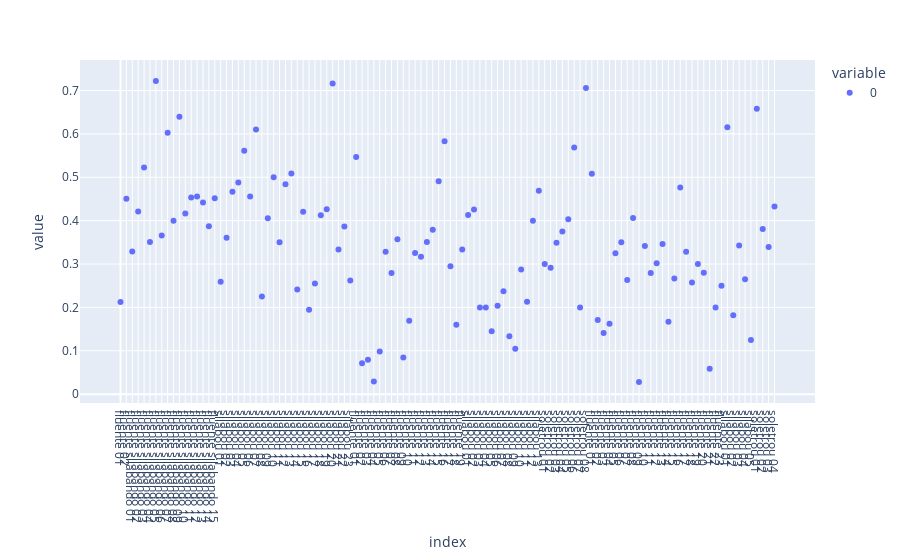

The notebook cell this image was saved under:
### Code cell
fig = px.scatter(letras)
fig.update_layout(
    xaxis = dict(
        tickvals = np.arange(112),
        ticktext = rotul
    )
)
fig.show()

### Figure 1 — Plotly figure (JSON) as saved in the notebook; plotly's stock layout.template omitted (floating-point values rounded to 4 significant figures)
{"data": [{"hovertemplate": "variable=0<br>index=%{x}<br>value=%{y}<extra></extra>", "legendgroup": "0", "marker": {"color": "#636efa", "symbol": "circle"}, "mode": "markers", "name": "0", "orientation": "v", "showlegend": true, "type": "scatter", "x": [0, 1, 2, 3, 4, 5, 6, 7, 8, 9, 10, 11, 12, 13, 14, 15, 16, 17, 18, 19, 20, 21, 22, 23, 24, 25, 26, 27, 28, 29, 30, 31, 32, 33, 34, 35, 36, 37, 38, 39, 40, 41, 42, 43, 44, 45, 46, 47, 48, 49, 50, 51, 52, 53, 54, 55, 56, 57, 58, 59, 60, 61, 62, 63, 64, 65, 66, 67, 68, 69, 70, 71, 72, 73, 74, 75, 76, 77, 78, 79, 80, 81, 82, 83, 84, 85, 86, 87, 88, 89, 90, 91, 92, 93, 94, 95, 96, 97, 98, 99, 100, 101, 102, 103, 104, 105, 106, 107, 108, 109, 110, 111], "xaxis": "x", "y": [0.2125, 0.4507, 0.3291, 0.4211, 0.5224, 0.3506, 0.7222, 0.3659, 0.6027, 0.4, 0.6393, 0.4167, 0.4531, 0.4556, 0.4421, 0.3871, 0.4516, 0.2593, 0.3607, 0.4667, 0.4878, 0.5614, 0.4559, 0.6102, 0.225, 0.4054, 0.5, 0.35, 0.4839, 0.5088, 0.2414, 0.4203, 0.1944, 0.2549, 0.4127, 0.4262, 0.7164, 0.3333, 0.3867, 0.2621, 0.5469, 0.07143, 0.07937, 0.02899, 0.09859, 0.3281, 0.2791, 0.3571, 0.08475, 0.1695, 0.3256, 0.3167, 0.3509, 0.3793, 0.4909, 0.5833, 0.2951, 0.16, 0.3333, 0.413, 0.4255, 0.2, 0.2, 0.1449, 0.2037, 0.2373, 0.1333, 0.1045, 0.2877, 0.2131, 0.4, 0.4688, 0.3, 0.2917, 0.3492, 0.375, 0.4032, 0.5686, 0.2, 0.7059, 0.5079, 0.1707, 0.141, 0.1625, 0.325, 0.35, 0.2632, 0.4062, 0.02778, 0.3418, 0.2791, 0.3016, 0.3462, 0.1667, 0.2667, 0.4762, 0.3286, 0.2576, 0.3, 0.28, 0.05882, 0.2, 0.25, 0.6154, 0.1818, 0.3425, 0.2647, 0.125, 0.6582, 0.381, 0.339, 0.4328], "yaxis": "y"}], "layout": {"legend": {"title": {"text": "variable"}, "tracegroupgap": 0}, "margin": {"t": 60}, "xaxis": {"anchor": "y", "domain": [0, 1], "ticktext": ["fluente 01", "fluente 02", "fluente silabando 01", "fluente silabando 02", "fluente silabando 03", "fluente silabando 04", "fluente silabando 05", "fluente silabando 06", "fluente silabando 07", "fluente silabando 08", "fluente silabando 09", "fluente silabando 10", "fluente silabando 11", "fluente silabando 12", "fluente silabando 13", "fluente silabando 14", "fluente silabando 15", "silabou 01", "silabou 02", "silabou 03", "silabou 04", "silabou 05", "silabou 06", "silabou 07", "silabou 08", "silabou 09", "silabou 10", "silabou 11", "silabou 12", "silabou 13", "silabou 14", "silabou 15", "silabou 16", "silabou 17", "silabou 18", "silabou 19", "silabou 20", "silabou 21", "silabou 22", "silabou 23", "fluente 01", "fluente 02", "fluente 03", "fluente 04", "fluente 05", "fluente 06", "fluente 07", "fluente 08", "fluente 09", "fluente 10", "fluente 11", "fluente 12", "fluente 13", "fluente 14", "fluente 15", "fluente 16", "fluente 17", "fluente 18", "fluente 19", "silabou 01", "silabou 02", "silabou 03", "silabou 04", "silabou 05", "silabou 06", "silabou 07", "silabou 08", "silabou 09", "silabou 10", "silabou 11", "silabou 12", "silabou 13", "soletrou 01", "soletrou 02", "soletrou 03", "soletrou 04", "soletrou 05", "soletrou 06", "soletrou 07", "soletrou 08", "fluente 01", "fluente 02", "fluente 03", "fluente 04", "fluente 05", "fluente 06", "fluente 07", "fluente 08", "fluente 09", "fluente 10", "fluente 11", "fluente 12", "fluente 13", "fluente 14", "fluente 15", "fluente 16", "fluente 17", "fluente 18", "fluente 19", "fluente 20", "fluente 21", "fluente 22", "fluente 23", "silabou 01", "silabou 02", "silabou 03", "silabou 04", "silabou 05", "soletrou 01", "soletrou 02", "soletrou 03", "soletrou 04"], "tickvals": [0, 1, 2, 3, 4, 5, 6, 7, 8, 9, 10, 11, 12, 13, 14, 15, 16, 17, 18, 19, 20, 21, 22, 23, 24, 25, 26, 27, 28, 29, 30, 31, 32, 33, 34, 35, 36, 37, 38, 39, 40, 41, 42, 43, 44, 45, 46, 47, 48, 49, 50, 51, 52, 53, 54, 55, 56, 57, 58, 59, 60, 61, 62, 63, 64, 65, 66, 67, 68, 69, 70, 71, 72, 73, 74, 75, 76, 77, 78, 79, 80, 81, 82, 83, 84, 85, 86, 87, 88, 89, 90, 91, 92, 93, 94, 95, 96, 97, 98, 99, 100, 101, 102, 103, 104, 105, 106, 107, 108, 109, 110, 111], "title": {"text": "index"}}, "yaxis": {"anchor": "x", "domain": [0, 1], "title": {"text": "value"}}}}
